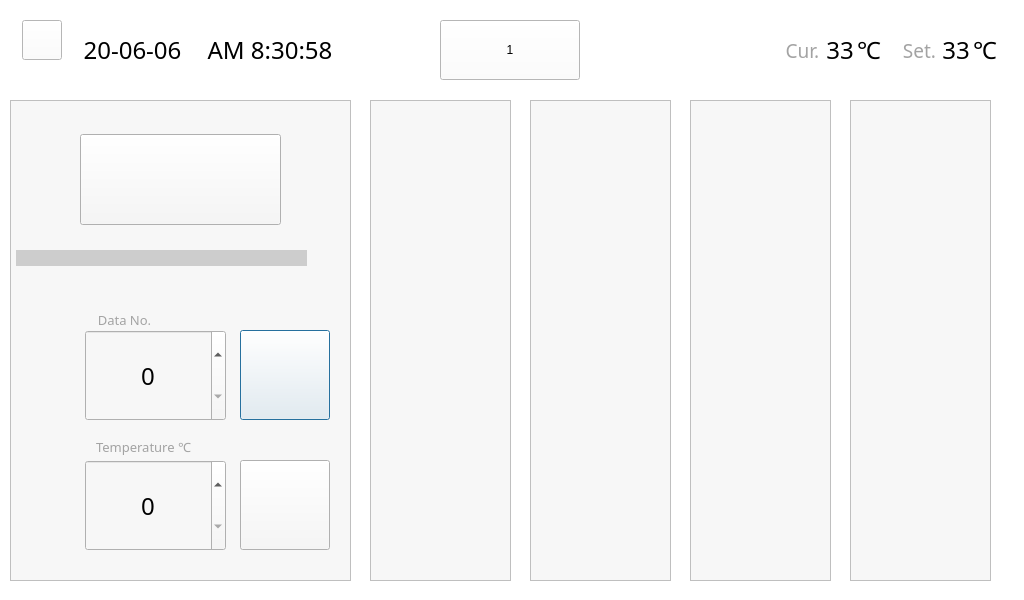
<?xml version="1.0" encoding="UTF-8"?>
<ui version="4.0">
 <class>Dialog</class>
 <widget class="QDialog" name="Dialog">
  <property name="geometry">
   <rect>
    <x>0</x>
    <y>0</y>
    <width>1024</width>
    <height>600</height>
   </rect>
  </property>
  <property name="windowTitle">
   <string>Dialog</string>
  </property>
  <property name="styleSheet">
   <string notr="true">background-color: rgb(255, 255, 255);</string>
  </property>
  <widget class="QFrame" name="frame_2">
   <property name="geometry">
    <rect>
     <x>10</x>
     <y>100</y>
     <width>341</width>
     <height>481</height>
    </rect>
   </property>
   <property name="styleSheet">
    <string notr="true">background-color: #f7f7f7;</string>
   </property>
   <property name="frameShape">
    <enum>QFrame::StyledPanel</enum>
   </property>
   <property name="frameShadow">
    <enum>QFrame::Raised</enum>
   </property>
   <widget class="QProgressBar" name="Progressbar">
    <property name="geometry">
     <rect>
      <x>6</x>
      <y>150</y>
      <width>291</width>
      <height>16</height>
     </rect>
    </property>
    <property name="styleSheet">
     <string notr="true">QProgressBar {
    background-color: #cdcdcd;
    border-radius: 10px;
    text-align: Center;
	font: 75 15pt &quot;Arial&quot;;
}

QProgressBar::chunk {
    background-color: #81d0bc;
    border-radius: 10px;
    width: 10px;
}
</string>
    </property>
    <property name="value">
     <number>0</number>
    </property>
    <property name="textVisible">
     <bool>false</bool>
    </property>
    <property name="orientation">
     <enum>Qt::Horizontal</enum>
    </property>
   </widget>
   <widget class="QLabel" name="Fin_Vial1">
    <property name="geometry">
     <rect>
      <x>250</x>
      <y>27</y>
      <width>51</width>
      <height>31</height>
     </rect>
    </property>
    <property name="styleSheet">
     <string notr="true"/>
    </property>
    <property name="text">
     <string/>
    </property>
   </widget>
   <widget class="QLabel" name="Fin_Vial2">
    <property name="geometry">
     <rect>
      <x>407</x>
      <y>27</y>
      <width>51</width>
      <height>31</height>
     </rect>
    </property>
    <property name="styleSheet">
     <string notr="true"/>
    </property>
    <property name="text">
     <string/>
    </property>
   </widget>
   <widget class="QLabel" name="Fin_Vial3">
    <property name="geometry">
     <rect>
      <x>572</x>
      <y>27</y>
      <width>51</width>
      <height>31</height>
     </rect>
    </property>
    <property name="styleSheet">
     <string notr="true"/>
    </property>
    <property name="text">
     <string/>
    </property>
   </widget>
   <widget class="QLabel" name="Fin_Vial4">
    <property name="geometry">
     <rect>
      <x>750</x>
      <y>27</y>
      <width>51</width>
      <height>31</height>
     </rect>
    </property>
    <property name="styleSheet">
     <string notr="true"/>
    </property>
    <property name="text">
     <string/>
    </property>
   </widget>
   <widget class="QPushButton" name="Button_Dataset">
    <property name="geometry">
     <rect>
      <x>230</x>
      <y>230</y>
      <width>90</width>
      <height>90</height>
     </rect>
    </property>
    <property name="styleSheet">
     <string notr="true">QPushButton {
	border-image: url(:/Icon/enter.png);
}

QPushButton:pressed {
	border-image: url(:/Icon/enter_pressed.png);
}</string>
    </property>
    <property name="text">
     <string/>
    </property>
   </widget>
   <widget class="QPushButton" name="Button_Tempset">
    <property name="geometry">
     <rect>
      <x>230</x>
      <y>360</y>
      <width>90</width>
      <height>90</height>
     </rect>
    </property>
    <property name="styleSheet">
     <string notr="true">QPushButton {
	border-image: url(:/Icon/enter.png);
}

QPushButton:pressed {
	border-image: url(:/Icon/enter_pressed.png);
}</string>
    </property>
    <property name="text">
     <string/>
    </property>
   </widget>
   <widget class="QPushButton" name="Button_Measurement">
    <property name="geometry">
     <rect>
      <x>70</x>
      <y>34</y>
      <width>201</width>
      <height>91</height>
     </rect>
    </property>
    <property name="styleSheet">
     <string notr="true">QPushButton {
	border-image: url(:/Icon/start_off.png);
}

QPushButton:pressed {
	border-image: url(:/Icon/start_on.png);
}</string>
    </property>
    <property name="text">
     <string/>
    </property>
   </widget>
   <widget class="QLabel" name="label">
    <property name="geometry">
     <rect>
      <x>4</x>
      <y>240</y>
      <width>70</width>
      <height>70</height>
     </rect>
    </property>
    <property name="styleSheet">
     <string notr="true">image: url(:/Icon/case.png);</string>
    </property>
    <property name="text">
     <string/>
    </property>
   </widget>
   <widget class="QLabel" name="label_2">
    <property name="geometry">
     <rect>
      <x>4</x>
      <y>370</y>
      <width>70</width>
      <height>70</height>
     </rect>
    </property>
    <property name="styleSheet">
     <string notr="true">image: url(:/Icon/temperature1.png);</string>
    </property>
    <property name="text">
     <string/>
    </property>
   </widget>
   <widget class="QLabel" name="Label_temp3_4">
    <property name="geometry">
     <rect>
      <x>74</x>
      <y>210</y>
      <width>81</width>
      <height>20</height>
     </rect>
    </property>
    <property name="font">
     <font>
      <family>Nanum square</family>
      <pointsize>10</pointsize>
      <weight>9</weight>
      <italic>false</italic>
      <bold>false</bold>
     </font>
    </property>
    <property name="styleSheet">
     <string notr="true">font: 75 10pt &quot;Nanum square&quot;;
color: #a3a3a3;</string>
    </property>
    <property name="text">
     <string>Data No.</string>
    </property>
    <property name="alignment">
     <set>Qt::AlignCenter</set>
    </property>
   </widget>
   <widget class="QLabel" name="Label_temp3_5">
    <property name="geometry">
     <rect>
      <x>83</x>
      <y>337</y>
      <width>101</width>
      <height>20</height>
     </rect>
    </property>
    <property name="font">
     <font>
      <family>Nanum square</family>
      <pointsize>10</pointsize>
      <weight>9</weight>
      <italic>false</italic>
      <bold>false</bold>
     </font>
    </property>
    <property name="styleSheet">
     <string notr="true">font: 75 10pt &quot;Nanum square&quot;;
color: #a3a3a3;</string>
    </property>
    <property name="text">
     <string>Temperature ℃</string>
    </property>
    <property name="alignment">
     <set>Qt::AlignCenter</set>
    </property>
   </widget>
   <widget class="QSpinBox" name="Spinbox_Case">
    <property name="geometry">
     <rect>
      <x>75</x>
      <y>230</y>
      <width>141</width>
      <height>91</height>
     </rect>
    </property>
    <property name="font">
     <font>
      <family>Nanum square</family>
      <pointsize>18</pointsize>
      <weight>9</weight>
      <italic>false</italic>
      <bold>false</bold>
     </font>
    </property>
    <property name="styleSheet">
     <string notr="true">QSpinBox {
    border-image: url(:/Icon/mea_sel_off_box.png) 4;
    border-width: 2;
    font: 75 18pt &quot;Nanum square&quot;;
}


QSpinBox::up-button {
    subcontrol-origin: border;
    subcontrol-position: top right; /* position at the top right corner */

    width: 50px; /* 16 + 2*1px border-width = 15px padding + 3px parent border */
    border-image: url(:/Icon/qspin_up.png) ;
}

QSpinBox::up-button:pressed {
    border-image: url(:/Icon/qspin_up_pressed.png) ;
}

QSpinBox::down-button {
    subcontrol-origin: border;
    subcontrol-position: bottom right; /* position at bottom right corner */
    width: 50px; /* 16 + 2*1px border-width = 15px padding + 3px parent border */
    border-image: url(:/Icon/qspin_down.png);

}

QSpinBox::down-button:pressed {
    border-image: url(:/Icon/qspin_down_pressed.png) ;
}
</string>
    </property>
    <property name="alignment">
     <set>Qt::AlignCenter</set>
    </property>
   </widget>
   <widget class="QSpinBox" name="Spinbox_Temp">
    <property name="geometry">
     <rect>
      <x>75</x>
      <y>360</y>
      <width>141</width>
      <height>91</height>
     </rect>
    </property>
    <property name="font">
     <font>
      <family>Nanum square</family>
      <pointsize>18</pointsize>
      <weight>9</weight>
      <italic>false</italic>
      <bold>false</bold>
     </font>
    </property>
    <property name="styleSheet">
     <string notr="true">QSpinBox {
    border-image: url(:/Icon/mea_sel_off_box.png) 4;
    border-width: 2;
    font: 75 18pt &quot;Nanum square&quot;;
}


QSpinBox::up-button {
    subcontrol-origin: border;
    subcontrol-position: top right; /* position at the top right corner */

    width: 50px; /* 16 + 2*1px border-width = 15px padding + 3px parent border */
    border-image: url(:/Icon/qspin_up.png) ;
}

QSpinBox::up-button:pressed {
    border-image: url(:/Icon/qspin_up_pressed.png) ;
}

QSpinBox::down-button {
    subcontrol-origin: border;
    subcontrol-position: bottom right; /* position at bottom right corner */
    width: 50px; /* 16 + 2*1px border-width = 15px padding + 3px parent border */
    border-image: url(:/Icon/qspin_down.png);

}

QSpinBox::down-button:pressed {
    border-image: url(:/Icon/qspin_down_pressed.png) ;
}
</string>
    </property>
    <property name="alignment">
     <set>Qt::AlignCenter</set>
    </property>
   </widget>
   <widget class="QLabel" name="Information">
    <property name="geometry">
     <rect>
      <x>297</x>
      <y>150</y>
      <width>41</width>
      <height>20</height>
     </rect>
    </property>
    <property name="font">
     <font>
      <family>NanumSquare</family>
      <pointsize>12</pointsize>
     </font>
    </property>
    <property name="text">
     <string/>
    </property>
    <property name="alignment">
     <set>Qt::AlignCenter</set>
    </property>
   </widget>
  </widget>
  <widget class="QFrame" name="frame_3">
   <property name="geometry">
    <rect>
     <x>850</x>
     <y>100</y>
     <width>141</width>
     <height>481</height>
    </rect>
   </property>
   <property name="styleSheet">
    <string notr="true">background-color: #f7f7f7;</string>
   </property>
   <property name="frameShape">
    <enum>QFrame::StyledPanel</enum>
   </property>
   <property name="frameShadow">
    <enum>QFrame::Raised</enum>
   </property>
   <widget class="QLabel" name="Fin_Vial1_2">
    <property name="geometry">
     <rect>
      <x>250</x>
      <y>27</y>
      <width>51</width>
      <height>31</height>
     </rect>
    </property>
    <property name="styleSheet">
     <string notr="true"/>
    </property>
    <property name="text">
     <string/>
    </property>
   </widget>
   <widget class="QLabel" name="Fin_Vial2_2">
    <property name="geometry">
     <rect>
      <x>407</x>
      <y>27</y>
      <width>51</width>
      <height>31</height>
     </rect>
    </property>
    <property name="styleSheet">
     <string notr="true"/>
    </property>
    <property name="text">
     <string/>
    </property>
   </widget>
   <widget class="QLabel" name="Fin_Vial3_2">
    <property name="geometry">
     <rect>
      <x>572</x>
      <y>27</y>
      <width>51</width>
      <height>31</height>
     </rect>
    </property>
    <property name="styleSheet">
     <string notr="true"/>
    </property>
    <property name="text">
     <string/>
    </property>
   </widget>
   <widget class="QLabel" name="Fin_Vial4_2">
    <property name="geometry">
     <rect>
      <x>750</x>
      <y>27</y>
      <width>51</width>
      <height>31</height>
     </rect>
    </property>
    <property name="styleSheet">
     <string notr="true"/>
    </property>
    <property name="text">
     <string/>
    </property>
   </widget>
   <widget class="QLabel" name="Label_Result_4">
    <property name="geometry">
     <rect>
      <x>20</x>
      <y>360</y>
      <width>100</width>
      <height>100</height>
     </rect>
    </property>
    <property name="styleSheet">
     <string notr="true">image: url(:/Icon/negative.png);</string>
    </property>
    <property name="text">
     <string/>
    </property>
   </widget>
   <widget class="QLabel" name="Check_Vial4">
    <property name="geometry">
     <rect>
      <x>40</x>
      <y>100</y>
      <width>61</width>
      <height>211</height>
     </rect>
    </property>
    <property name="styleSheet">
     <string notr="true">border-image: url(:/Icon/vial.png);

</string>
    </property>
    <property name="text">
     <string/>
    </property>
   </widget>
   <widget class="QLabel" name="Num_Vial1">
    <property name="geometry">
     <rect>
      <x>54</x>
      <y>30</y>
      <width>31</width>
      <height>31</height>
     </rect>
    </property>
    <property name="styleSheet">
     <string notr="true">border-image: url(:/Icon/no4.png);</string>
    </property>
    <property name="text">
     <string/>
    </property>
   </widget>
  </widget>
  <widget class="QFrame" name="frame_4">
   <property name="geometry">
    <rect>
     <x>690</x>
     <y>100</y>
     <width>141</width>
     <height>481</height>
    </rect>
   </property>
   <property name="styleSheet">
    <string notr="true">background-color: #f7f7f7;</string>
   </property>
   <property name="frameShape">
    <enum>QFrame::StyledPanel</enum>
   </property>
   <property name="frameShadow">
    <enum>QFrame::Raised</enum>
   </property>
   <widget class="QLabel" name="Fin_Vial1_3">
    <property name="geometry">
     <rect>
      <x>250</x>
      <y>27</y>
      <width>51</width>
      <height>31</height>
     </rect>
    </property>
    <property name="styleSheet">
     <string notr="true"/>
    </property>
    <property name="text">
     <string/>
    </property>
   </widget>
   <widget class="QLabel" name="Fin_Vial2_3">
    <property name="geometry">
     <rect>
      <x>407</x>
      <y>27</y>
      <width>51</width>
      <height>31</height>
     </rect>
    </property>
    <property name="styleSheet">
     <string notr="true"/>
    </property>
    <property name="text">
     <string/>
    </property>
   </widget>
   <widget class="QLabel" name="Fin_Vial3_3">
    <property name="geometry">
     <rect>
      <x>572</x>
      <y>27</y>
      <width>51</width>
      <height>31</height>
     </rect>
    </property>
    <property name="styleSheet">
     <string notr="true"/>
    </property>
    <property name="text">
     <string/>
    </property>
   </widget>
   <widget class="QLabel" name="Fin_Vial4_3">
    <property name="geometry">
     <rect>
      <x>750</x>
      <y>27</y>
      <width>51</width>
      <height>31</height>
     </rect>
    </property>
    <property name="styleSheet">
     <string notr="true"/>
    </property>
    <property name="text">
     <string/>
    </property>
   </widget>
   <widget class="QLabel" name="Label_Result_5">
    <property name="geometry">
     <rect>
      <x>20</x>
      <y>360</y>
      <width>100</width>
      <height>100</height>
     </rect>
    </property>
    <property name="styleSheet">
     <string notr="true">image: url(:/Icon/negative.png);</string>
    </property>
    <property name="text">
     <string/>
    </property>
   </widget>
   <widget class="QLabel" name="Check_Vial4_2">
    <property name="geometry">
     <rect>
      <x>40</x>
      <y>100</y>
      <width>61</width>
      <height>211</height>
     </rect>
    </property>
    <property name="styleSheet">
     <string notr="true">border-image: url(:/Icon/vial.png);</string>
    </property>
    <property name="text">
     <string/>
    </property>
   </widget>
   <widget class="QLabel" name="Num_Vial3">
    <property name="geometry">
     <rect>
      <x>54</x>
      <y>30</y>
      <width>31</width>
      <height>31</height>
     </rect>
    </property>
    <property name="styleSheet">
     <string notr="true">border-image: url(:/Icon/no3.png);</string>
    </property>
    <property name="text">
     <string/>
    </property>
   </widget>
  </widget>
  <widget class="QFrame" name="frame_5">
   <property name="geometry">
    <rect>
     <x>530</x>
     <y>100</y>
     <width>141</width>
     <height>481</height>
    </rect>
   </property>
   <property name="styleSheet">
    <string notr="true">background-color: #f7f7f7;</string>
   </property>
   <property name="frameShape">
    <enum>QFrame::StyledPanel</enum>
   </property>
   <property name="frameShadow">
    <enum>QFrame::Raised</enum>
   </property>
   <widget class="QLabel" name="Fin_Vial1_4">
    <property name="geometry">
     <rect>
      <x>250</x>
      <y>27</y>
      <width>51</width>
      <height>31</height>
     </rect>
    </property>
    <property name="styleSheet">
     <string notr="true"/>
    </property>
    <property name="text">
     <string/>
    </property>
   </widget>
   <widget class="QLabel" name="Fin_Vial2_4">
    <property name="geometry">
     <rect>
      <x>407</x>
      <y>27</y>
      <width>51</width>
      <height>31</height>
     </rect>
    </property>
    <property name="styleSheet">
     <string notr="true"/>
    </property>
    <property name="text">
     <string/>
    </property>
   </widget>
   <widget class="QLabel" name="Fin_Vial3_4">
    <property name="geometry">
     <rect>
      <x>572</x>
      <y>27</y>
      <width>51</width>
      <height>31</height>
     </rect>
    </property>
    <property name="styleSheet">
     <string notr="true"/>
    </property>
    <property name="text">
     <string/>
    </property>
   </widget>
   <widget class="QLabel" name="Fin_Vial4_4">
    <property name="geometry">
     <rect>
      <x>750</x>
      <y>27</y>
      <width>51</width>
      <height>31</height>
     </rect>
    </property>
    <property name="styleSheet">
     <string notr="true"/>
    </property>
    <property name="text">
     <string/>
    </property>
   </widget>
   <widget class="QLabel" name="Label_Result_6">
    <property name="geometry">
     <rect>
      <x>20</x>
      <y>360</y>
      <width>100</width>
      <height>100</height>
     </rect>
    </property>
    <property name="styleSheet">
     <string notr="true">image: url(:/Icon/gram_negative.png);</string>
    </property>
    <property name="text">
     <string/>
    </property>
   </widget>
   <widget class="QLabel" name="Check_Vial4_3">
    <property name="geometry">
     <rect>
      <x>40</x>
      <y>100</y>
      <width>61</width>
      <height>211</height>
     </rect>
    </property>
    <property name="styleSheet">
     <string notr="true">border-image: url(:/Icon/vial.png);</string>
    </property>
    <property name="text">
     <string/>
    </property>
   </widget>
   <widget class="QLabel" name="Num_Vial3_2">
    <property name="geometry">
     <rect>
      <x>54</x>
      <y>30</y>
      <width>31</width>
      <height>31</height>
     </rect>
    </property>
    <property name="styleSheet">
     <string notr="true">border-image: url(:/Icon/no2.png);</string>
    </property>
    <property name="text">
     <string/>
    </property>
   </widget>
  </widget>
  <widget class="QFrame" name="frame_6">
   <property name="geometry">
    <rect>
     <x>370</x>
     <y>100</y>
     <width>141</width>
     <height>481</height>
    </rect>
   </property>
   <property name="styleSheet">
    <string notr="true">background-color: #f7f7f7;</string>
   </property>
   <property name="frameShape">
    <enum>QFrame::StyledPanel</enum>
   </property>
   <property name="frameShadow">
    <enum>QFrame::Raised</enum>
   </property>
   <widget class="QLabel" name="Fin_Vial1_5">
    <property name="geometry">
     <rect>
      <x>250</x>
      <y>27</y>
      <width>51</width>
      <height>31</height>
     </rect>
    </property>
    <property name="styleSheet">
     <string notr="true"/>
    </property>
    <property name="text">
     <string/>
    </property>
   </widget>
   <widget class="QLabel" name="Fin_Vial2_5">
    <property name="geometry">
     <rect>
      <x>407</x>
      <y>27</y>
      <width>51</width>
      <height>31</height>
     </rect>
    </property>
    <property name="styleSheet">
     <string notr="true"/>
    </property>
    <property name="text">
     <string/>
    </property>
   </widget>
   <widget class="QLabel" name="Fin_Vial3_5">
    <property name="geometry">
     <rect>
      <x>572</x>
      <y>27</y>
      <width>51</width>
      <height>31</height>
     </rect>
    </property>
    <property name="styleSheet">
     <string notr="true"/>
    </property>
    <property name="text">
     <string/>
    </property>
   </widget>
   <widget class="QLabel" name="Fin_Vial4_5">
    <property name="geometry">
     <rect>
      <x>750</x>
      <y>27</y>
      <width>51</width>
      <height>31</height>
     </rect>
    </property>
    <property name="styleSheet">
     <string notr="true"/>
    </property>
    <property name="text">
     <string/>
    </property>
   </widget>
   <widget class="QLabel" name="Label_Result_7">
    <property name="geometry">
     <rect>
      <x>20</x>
      <y>360</y>
      <width>100</width>
      <height>100</height>
     </rect>
    </property>
    <property name="styleSheet">
     <string notr="true">image: url(:/Icon/gram_positive.png);</string>
    </property>
    <property name="text">
     <string/>
    </property>
   </widget>
   <widget class="QLabel" name="Check_Vial4_4">
    <property name="geometry">
     <rect>
      <x>40</x>
      <y>100</y>
      <width>61</width>
      <height>211</height>
     </rect>
    </property>
    <property name="styleSheet">
     <string notr="true">border-image: url(:/Icon/vial.png);</string>
    </property>
    <property name="text">
     <string/>
    </property>
   </widget>
   <widget class="QLabel" name="Num_Vial3_3">
    <property name="geometry">
     <rect>
      <x>54</x>
      <y>30</y>
      <width>31</width>
      <height>31</height>
     </rect>
    </property>
    <property name="styleSheet">
     <string notr="true">border-image: url(:/Icon/no1.png);</string>
    </property>
    <property name="text">
     <string/>
    </property>
   </widget>
  </widget>
  <widget class="QPushButton" name="Button_EasterEgg">
   <property name="geometry">
    <rect>
     <x>440</x>
     <y>20</y>
     <width>140</width>
     <height>60</height>
    </rect>
   </property>
   <property name="styleSheet">
    <string notr="true">border-image: url(:/Icon/logo.png);
font: 1pt &quot;Ubuntu&quot;;


</string>
   </property>
   <property name="text">
    <string>1</string>
   </property>
  </widget>
  <widget class="QLabel" name="Label_USB_2">
   <property name="geometry">
    <rect>
     <x>732</x>
     <y>20</y>
     <width>30</width>
     <height>50</height>
    </rect>
   </property>
   <property name="styleSheet">
    <string notr="true">image: url(:/Icon/temperature2.png);</string>
   </property>
   <property name="text">
    <string/>
   </property>
  </widget>
  <widget class="QLabel" name="Label_temp3">
   <property name="geometry">
    <rect>
     <x>941</x>
     <y>40</y>
     <width>30</width>
     <height>20</height>
    </rect>
   </property>
   <property name="font">
    <font>
     <family>NanumSquare</family>
     <pointsize>18</pointsize>
    </font>
   </property>
   <property name="text">
    <string>33</string>
   </property>
   <property name="alignment">
    <set>Qt::AlignCenter</set>
   </property>
  </widget>
  <widget class="QLabel" name="Label_temp3_3">
   <property name="geometry">
    <rect>
     <x>899</x>
     <y>40</y>
     <width>41</width>
     <height>20</height>
    </rect>
   </property>
   <property name="font">
    <font>
     <family>Nanum square</family>
     <pointsize>14</pointsize>
     <weight>9</weight>
     <italic>false</italic>
     <bold>false</bold>
    </font>
   </property>
   <property name="styleSheet">
    <string notr="true">font: 75 14pt &quot;Nanum square&quot;;
color: #a3a3a3;</string>
   </property>
   <property name="text">
    <string>Set.</string>
   </property>
   <property name="alignment">
    <set>Qt::AlignCenter</set>
   </property>
  </widget>
  <widget class="QLabel" name="Label_temp1">
   <property name="geometry">
    <rect>
     <x>825</x>
     <y>40</y>
     <width>30</width>
     <height>20</height>
    </rect>
   </property>
   <property name="font">
    <font>
     <family>NanumSquare</family>
     <pointsize>18</pointsize>
    </font>
   </property>
   <property name="text">
    <string>33</string>
   </property>
   <property name="alignment">
    <set>Qt::AlignCenter</set>
   </property>
  </widget>
  <widget class="QLabel" name="Label_temp3_2">
   <property name="geometry">
    <rect>
     <x>782</x>
     <y>40</y>
     <width>41</width>
     <height>20</height>
    </rect>
   </property>
   <property name="font">
    <font>
     <family>Nanum square</family>
     <pointsize>14</pointsize>
     <weight>9</weight>
     <italic>false</italic>
     <bold>false</bold>
    </font>
   </property>
   <property name="styleSheet">
    <string notr="true">font: 75 14pt &quot;Nanum square&quot;;
color: #a3a3a3;</string>
   </property>
   <property name="text">
    <string>Cur.</string>
   </property>
   <property name="alignment">
    <set>Qt::AlignCenter</set>
   </property>
  </widget>
  <widget class="QPushButton" name="Button_Backspace">
   <property name="geometry">
    <rect>
     <x>22</x>
     <y>20</y>
     <width>40</width>
     <height>40</height>
    </rect>
   </property>
   <property name="styleSheet">
    <string notr="true">QPushButton {
	border-image: url(:/Icon/backspace.png);
}

QPushButton:pressed {
	border-image: url(:/Icon/backspace_pressed.png);
}</string>
   </property>
   <property name="text">
    <string/>
   </property>
  </widget>
  <widget class="QLabel" name="Label_time">
   <property name="geometry">
    <rect>
     <x>190</x>
     <y>35</y>
     <width>160</width>
     <height>30</height>
    </rect>
   </property>
   <property name="sizePolicy">
    <sizepolicy hsizetype="Preferred" vsizetype="MinimumExpanding">
     <horstretch>0</horstretch>
     <verstretch>0</verstretch>
    </sizepolicy>
   </property>
   <property name="font">
    <font>
     <family>NanumSquare</family>
     <pointsize>18</pointsize>
    </font>
   </property>
   <property name="text">
    <string>AM 8:30:58</string>
   </property>
   <property name="alignment">
    <set>Qt::AlignCenter</set>
   </property>
  </widget>
  <widget class="QLabel" name="label_3">
   <property name="geometry">
    <rect>
     <x>854</x>
     <y>40</y>
     <width>30</width>
     <height>20</height>
    </rect>
   </property>
   <property name="font">
    <font>
     <family>NanumSquare</family>
     <pointsize>18</pointsize>
    </font>
   </property>
   <property name="text">
    <string>℃</string>
   </property>
   <property name="alignment">
    <set>Qt::AlignCenter</set>
   </property>
  </widget>
  <widget class="QLabel" name="Label_USB">
   <property name="geometry">
    <rect>
     <x>680</x>
     <y>20</y>
     <width>30</width>
     <height>50</height>
    </rect>
   </property>
   <property name="styleSheet">
    <string notr="true"/>
   </property>
   <property name="text">
    <string/>
   </property>
  </widget>
  <widget class="QLabel" name="Label_date">
   <property name="geometry">
    <rect>
     <x>72</x>
     <y>35</y>
     <width>121</width>
     <height>30</height>
    </rect>
   </property>
   <property name="font">
    <font>
     <family>NanumSquare</family>
     <pointsize>18</pointsize>
    </font>
   </property>
   <property name="text">
    <string>20-06-06</string>
   </property>
   <property name="alignment">
    <set>Qt::AlignCenter</set>
   </property>
  </widget>
  <widget class="QLabel" name="label_4">
   <property name="geometry">
    <rect>
     <x>970</x>
     <y>40</y>
     <width>30</width>
     <height>20</height>
    </rect>
   </property>
   <property name="font">
    <font>
     <family>NanumSquare</family>
     <pointsize>18</pointsize>
    </font>
   </property>
   <property name="text">
    <string>℃</string>
   </property>
   <property name="alignment">
    <set>Qt::AlignCenter</set>
   </property>
  </widget>
 </widget>
 <resources>
  <include location="Icon/Icon.qrc"/>
 </resources>
 <connections/>
</ui>
